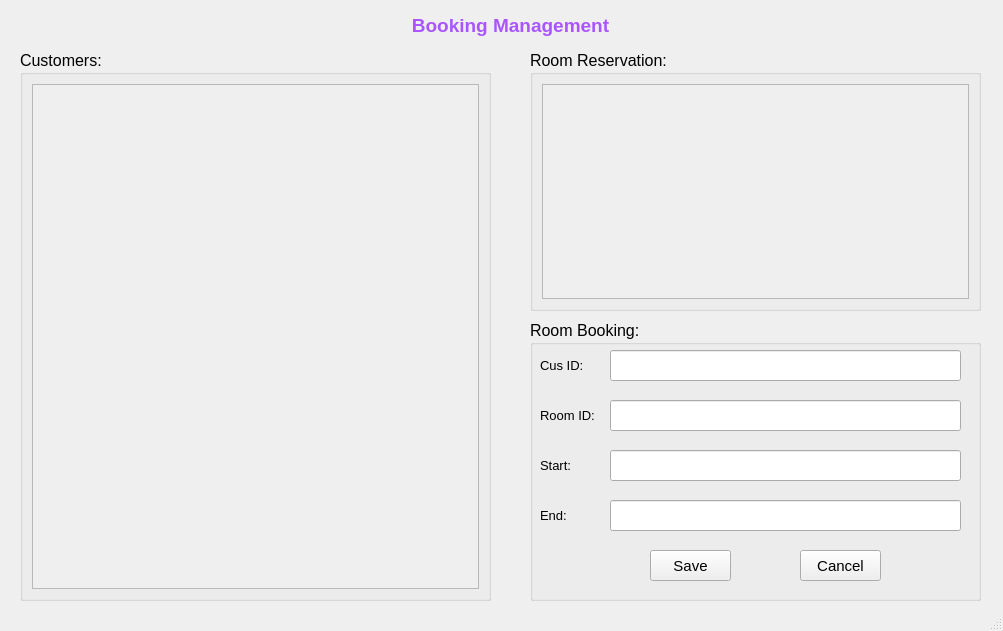
<?xml version="1.0" encoding="UTF-8"?>
<ui version="4.0">
 <class>MainWindow</class>
 <widget class="QMainWindow" name="MainWindow">
  <property name="geometry">
   <rect>
    <x>0</x>
    <y>0</y>
    <width>1003</width>
    <height>631</height>
   </rect>
  </property>
  <property name="windowTitle">
   <string>Asset Managements</string>
  </property>
  <widget class="QWidget" name="centralwidget">
   <widget class="QLabel" name="label">
    <property name="geometry">
     <rect>
      <x>270</x>
      <y>10</y>
      <width>481</width>
      <height>31</height>
     </rect>
    </property>
    <property name="styleSheet">
     <string notr="true"/>
    </property>
    <property name="text">
     <string>&lt;html&gt;&lt;head/&gt;&lt;body&gt;&lt;p&gt;&lt;span style=&quot; font-size:14pt; font-weight:700; color:#aa55ff;&quot;&gt;Booking Management&lt;/span&gt;&lt;/p&gt;&lt;/body&gt;&lt;/html&gt;</string>
    </property>
    <property name="alignment">
     <set>Qt::AlignmentFlag::AlignCenter</set>
    </property>
   </widget>
   <widget class="QGroupBox" name="groupBox">
    <property name="geometry">
     <rect>
      <x>20</x>
      <y>50</y>
      <width>471</width>
      <height>551</height>
     </rect>
    </property>
    <property name="font">
     <font>
      <pointsize>12</pointsize>
     </font>
    </property>
    <property name="title">
     <string>Customers:</string>
    </property>
    <layout class="QVBoxLayout" name="verticalLayout">
     <item>
      <widget class="QScrollArea" name="scrollArea">
       <property name="widgetResizable">
        <bool>true</bool>
       </property>
       <widget class="QWidget" name="scrollAreaWidgetContents">
        <property name="geometry">
         <rect>
          <x>0</x>
          <y>0</y>
          <width>449</width>
          <height>508</height>
         </rect>
        </property>
        <layout class="QVBoxLayout" name="verticalLayout_3">
         <item>
          <layout class="QVBoxLayout" name="verticalLayoutButton"/>
         </item>
        </layout>
       </widget>
      </widget>
     </item>
    </layout>
   </widget>
   <widget class="QGroupBox" name="groupBox_2">
    <property name="geometry">
     <rect>
      <x>530</x>
      <y>320</y>
      <width>451</width>
      <height>281</height>
     </rect>
    </property>
    <property name="font">
     <font>
      <pointsize>12</pointsize>
     </font>
    </property>
    <property name="styleSheet">
     <string notr="true"/>
    </property>
    <property name="title">
     <string>Room Booking:</string>
    </property>
    <widget class="QLabel" name="label_2">
     <property name="geometry">
      <rect>
       <x>10</x>
       <y>30</y>
       <width>61</width>
       <height>31</height>
      </rect>
     </property>
     <property name="font">
      <font>
       <pointsize>10</pointsize>
      </font>
     </property>
     <property name="text">
      <string>Cus ID:</string>
     </property>
    </widget>
    <widget class="QLineEdit" name="lineEditId">
     <property name="geometry">
      <rect>
       <x>80</x>
       <y>30</y>
       <width>351</width>
       <height>31</height>
      </rect>
     </property>
     <property name="font">
      <font>
       <pointsize>15</pointsize>
      </font>
     </property>
     <property name="styleSheet">
      <string notr="true"/>
     </property>
    </widget>
    <widget class="QLineEdit" name="lineEditName">
     <property name="geometry">
      <rect>
       <x>80</x>
       <y>80</y>
       <width>351</width>
       <height>31</height>
      </rect>
     </property>
     <property name="font">
      <font>
       <pointsize>15</pointsize>
      </font>
     </property>
     <property name="styleSheet">
      <string notr="true"/>
     </property>
    </widget>
    <widget class="QLabel" name="label_3">
     <property name="geometry">
      <rect>
       <x>10</x>
       <y>80</y>
       <width>61</width>
       <height>31</height>
      </rect>
     </property>
     <property name="font">
      <font>
       <pointsize>10</pointsize>
      </font>
     </property>
     <property name="text">
      <string>Room ID:</string>
     </property>
    </widget>
    <widget class="QLineEdit" name="lineEditStart">
     <property name="geometry">
      <rect>
       <x>80</x>
       <y>130</y>
       <width>351</width>
       <height>31</height>
      </rect>
     </property>
     <property name="font">
      <font>
       <pointsize>15</pointsize>
      </font>
     </property>
     <property name="styleSheet">
      <string notr="true"/>
     </property>
    </widget>
    <widget class="QLabel" name="label_4">
     <property name="geometry">
      <rect>
       <x>10</x>
       <y>130</y>
       <width>61</width>
       <height>31</height>
      </rect>
     </property>
     <property name="font">
      <font>
       <pointsize>10</pointsize>
      </font>
     </property>
     <property name="text">
      <string>Start:</string>
     </property>
    </widget>
    <widget class="QLineEdit" name="lineEditEnd">
     <property name="geometry">
      <rect>
       <x>80</x>
       <y>180</y>
       <width>351</width>
       <height>31</height>
      </rect>
     </property>
     <property name="font">
      <font>
       <pointsize>15</pointsize>
      </font>
     </property>
     <property name="styleSheet">
      <string notr="true"/>
     </property>
    </widget>
    <widget class="QLabel" name="label_5">
     <property name="geometry">
      <rect>
       <x>10</x>
       <y>180</y>
       <width>61</width>
       <height>31</height>
      </rect>
     </property>
     <property name="font">
      <font>
       <pointsize>10</pointsize>
      </font>
     </property>
     <property name="text">
      <string>End:</string>
     </property>
    </widget>
    <widget class="QPushButton" name="pushButtonSave">
     <property name="geometry">
      <rect>
       <x>120</x>
       <y>230</y>
       <width>81</width>
       <height>31</height>
      </rect>
     </property>
     <property name="font">
      <font>
       <pointsize>11</pointsize>
      </font>
     </property>
     <property name="styleSheet">
      <string notr="true"/>
     </property>
     <property name="text">
      <string>Save</string>
     </property>
     <property name="icon">
      <iconset>
       <normaloff>../images/ic_save.png</normaloff>../images/ic_save.png</iconset>
     </property>
     <property name="iconSize">
      <size>
       <width>32</width>
       <height>32</height>
      </size>
     </property>
    </widget>
    <widget class="QPushButton" name="pushButtonRemove">
     <property name="geometry">
      <rect>
       <x>270</x>
       <y>230</y>
       <width>81</width>
       <height>31</height>
      </rect>
     </property>
     <property name="font">
      <font>
       <pointsize>11</pointsize>
      </font>
     </property>
     <property name="styleSheet">
      <string notr="true"/>
     </property>
     <property name="text">
      <string>Cancel</string>
     </property>
     <property name="icon">
      <iconset>
       <normaloff>../images/ic_remove.png</normaloff>../images/ic_remove.png</iconset>
     </property>
     <property name="iconSize">
      <size>
       <width>32</width>
       <height>32</height>
      </size>
     </property>
    </widget>
   </widget>
   <widget class="QGroupBox" name="groupBox_3">
    <property name="geometry">
     <rect>
      <x>530</x>
      <y>50</y>
      <width>451</width>
      <height>261</height>
     </rect>
    </property>
    <property name="font">
     <font>
      <pointsize>12</pointsize>
     </font>
    </property>
    <property name="title">
     <string>Room Reservation:</string>
    </property>
    <layout class="QVBoxLayout" name="verticalLayout_2">
     <item>
      <widget class="QScrollArea" name="scrollArea_2">
       <property name="widgetResizable">
        <bool>true</bool>
       </property>
       <widget class="QWidget" name="scrollAreaWidgetContents_2">
        <property name="geometry">
         <rect>
          <x>0</x>
          <y>0</y>
          <width>429</width>
          <height>218</height>
         </rect>
        </property>
        <layout class="QVBoxLayout" name="verticalLayout_4">
         <item>
          <layout class="QVBoxLayout" name="verticalLayoutButton_2"/>
         </item>
        </layout>
       </widget>
      </widget>
     </item>
    </layout>
   </widget>
  </widget>
  <widget class="QStatusBar" name="statusbar"/>
 </widget>
 <resources/>
 <connections/>
</ui>
